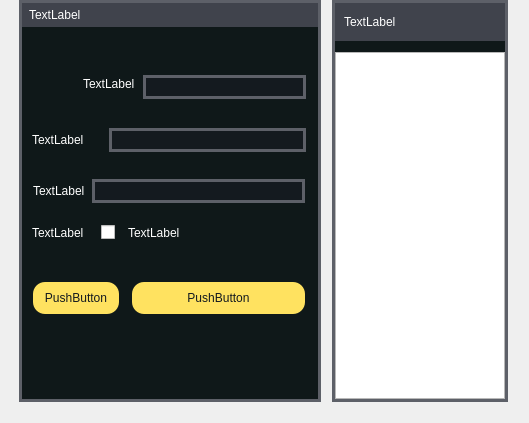
<?xml version="1.0" encoding="UTF-8"?>
<ui version="4.0">
 <class>WidgetSetting</class>
 <widget class="QWidget" name="WidgetSetting">
  <property name="geometry">
   <rect>
    <x>0</x>
    <y>0</y>
    <width>529</width>
    <height>423</height>
   </rect>
  </property>
  <property name="windowTitle">
   <string>Form</string>
  </property>
  <layout class="QHBoxLayout" name="horizontalLayout" stretch="34,550,20,319,39">
   <property name="spacing">
    <number>0</number>
   </property>
   <property name="leftMargin">
    <number>0</number>
   </property>
   <property name="topMargin">
    <number>0</number>
   </property>
   <property name="rightMargin">
    <number>0</number>
   </property>
   <property name="bottomMargin">
    <number>21</number>
   </property>
   <item>
    <spacer name="horizontalSpacer_7">
     <property name="orientation">
      <enum>Qt::Horizontal</enum>
     </property>
     <property name="sizeHint" stdset="0">
      <size>
       <width>40</width>
       <height>20</height>
      </size>
     </property>
    </spacer>
   </item>
   <item>
    <widget class="QWidget" name="widget_6" native="true">
     <property name="styleSheet">
      <string notr="true">#widget_6{background-color:rgb(15,24,25);border:3px solid #5d6068;}</string>
     </property>
     <layout class="QVBoxLayout" name="verticalLayout" stretch="32,500">
      <property name="spacing">
       <number>0</number>
      </property>
      <property name="leftMargin">
       <number>3</number>
      </property>
      <property name="topMargin">
       <number>3</number>
      </property>
      <property name="rightMargin">
       <number>3</number>
      </property>
      <property name="bottomMargin">
       <number>0</number>
      </property>
      <item>
       <widget class="QWidget" name="widget_3" native="true">
        <property name="styleSheet">
         <string notr="true">#widget_3{background-color: rgb(64, 67, 76);}</string>
        </property>
        <layout class="QHBoxLayout" name="horizontalLayout_2" stretch="15,37,494">
         <property name="spacing">
          <number>0</number>
         </property>
         <property name="leftMargin">
          <number>0</number>
         </property>
         <property name="topMargin">
          <number>0</number>
         </property>
         <property name="rightMargin">
          <number>0</number>
         </property>
         <property name="bottomMargin">
          <number>0</number>
         </property>
         <item>
          <spacer name="horizontalSpacer_10">
           <property name="orientation">
            <enum>Qt::Horizontal</enum>
           </property>
           <property name="sizeHint" stdset="0">
            <size>
             <width>40</width>
             <height>20</height>
            </size>
           </property>
          </spacer>
         </item>
         <item>
          <widget class="QLabel" name="label_set">
           <property name="styleSheet">
            <string notr="true">QLabel{background-color: rgb(255, 255, 255, 0);color: rgb(255, 255, 255);border:none;}

</string>
           </property>
           <property name="text">
            <string>TextLabel</string>
           </property>
          </widget>
         </item>
         <item>
          <spacer name="horizontalSpacer">
           <property name="orientation">
            <enum>Qt::Horizontal</enum>
           </property>
           <property name="sizeHint" stdset="0">
            <size>
             <width>324</width>
             <height>20</height>
            </size>
           </property>
          </spacer>
         </item>
        </layout>
       </widget>
      </item>
      <item>
       <widget class="QWidget" name="widget_4" native="true">
        <property name="styleSheet">
         <string notr="true">#widget_4{background-color: rgab(255, 255, 255, 0);}
</string>
        </property>
        <layout class="QVBoxLayout" name="verticalLayout_3" stretch="35,80,18,32,35,32,24,30,50,42,116">
         <property name="spacing">
          <number>0</number>
         </property>
         <property name="leftMargin">
          <number>0</number>
         </property>
         <property name="topMargin">
          <number>0</number>
         </property>
         <property name="rightMargin">
          <number>0</number>
         </property>
         <property name="bottomMargin">
          <number>0</number>
         </property>
         <item>
          <spacer name="verticalSpacer_2">
           <property name="orientation">
            <enum>Qt::Vertical</enum>
           </property>
           <property name="sizeHint" stdset="0">
            <size>
             <width>20</width>
             <height>40</height>
            </size>
           </property>
          </spacer>
         </item>
         <item>
          <layout class="QHBoxLayout" name="horizontalLayout_4" stretch="17,80,27,55,15,329,25">
           <property name="spacing">
            <number>0</number>
           </property>
           <property name="leftMargin">
            <number>0</number>
           </property>
           <property name="topMargin">
            <number>0</number>
           </property>
           <property name="rightMargin">
            <number>0</number>
           </property>
           <property name="bottomMargin">
            <number>0</number>
           </property>
           <item>
            <spacer name="horizontalSpacer_11">
             <property name="orientation">
              <enum>Qt::Horizontal</enum>
             </property>
             <property name="sizeHint" stdset="0">
              <size>
               <width>40</width>
               <height>20</height>
              </size>
             </property>
            </spacer>
           </item>
           <item>
            <widget class="QLabel" name="label_touxiang">
             <property name="styleSheet">
              <string notr="true">border-image: url(:/image/datouxiang_icon.png);</string>
             </property>
             <property name="text">
              <string/>
             </property>
            </widget>
           </item>
           <item>
            <spacer name="horizontalSpacer_12">
             <property name="orientation">
              <enum>Qt::Horizontal</enum>
             </property>
             <property name="sizeHint" stdset="0">
              <size>
               <width>40</width>
               <height>20</height>
              </size>
             </property>
            </spacer>
           </item>
           <item>
            <widget class="QLabel" name="label_id">
             <property name="styleSheet">
              <string notr="true">QLabel{background-color: rgb(255, 255, 255, 0);color: rgb(255, 255, 255);border:none;}

</string>
             </property>
             <property name="text">
              <string>TextLabel</string>
             </property>
            </widget>
           </item>
           <item>
            <spacer name="horizontalSpacer_13">
             <property name="orientation">
              <enum>Qt::Horizontal</enum>
             </property>
             <property name="sizeHint" stdset="0">
              <size>
               <width>40</width>
               <height>20</height>
              </size>
             </property>
            </spacer>
           </item>
           <item>
            <layout class="QVBoxLayout" name="verticalLayout_4" stretch="27,32,20">
             <property name="spacing">
              <number>0</number>
             </property>
             <property name="topMargin">
              <number>0</number>
             </property>
             <property name="bottomMargin">
              <number>0</number>
             </property>
             <item>
              <spacer name="verticalSpacer_7">
               <property name="orientation">
                <enum>Qt::Vertical</enum>
               </property>
               <property name="sizeHint" stdset="0">
                <size>
                 <width>20</width>
                 <height>40</height>
                </size>
               </property>
              </spacer>
             </item>
             <item>
              <widget class="QLineEdit" name="lineEdit_id">
               <property name="sizePolicy">
                <sizepolicy hsizetype="Preferred" vsizetype="Preferred">
                 <horstretch>0</horstretch>
                 <verstretch>0</verstretch>
                </sizepolicy>
               </property>
               <property name="styleSheet">
                <string notr="true">QLineEdit{background-color: rgb(20, 26, 31);color: rgb(255, 255, 255);border:3px solid #5d6068;padding-left:15px;}</string>
               </property>
              </widget>
             </item>
             <item>
              <spacer name="verticalSpacer_8">
               <property name="orientation">
                <enum>Qt::Vertical</enum>
               </property>
               <property name="sizeHint" stdset="0">
                <size>
                 <width>20</width>
                 <height>40</height>
                </size>
               </property>
              </spacer>
             </item>
            </layout>
           </item>
           <item>
            <spacer name="horizontalSpacer_14">
             <property name="orientation">
              <enum>Qt::Horizontal</enum>
             </property>
             <property name="sizeHint" stdset="0">
              <size>
               <width>40</width>
               <height>20</height>
              </size>
             </property>
            </spacer>
           </item>
          </layout>
         </item>
         <item>
          <spacer name="verticalSpacer_3">
           <property name="orientation">
            <enum>Qt::Vertical</enum>
           </property>
           <property name="sizeHint" stdset="0">
            <size>
             <width>20</width>
             <height>40</height>
            </size>
           </property>
          </spacer>
         </item>
         <item>
          <layout class="QHBoxLayout" name="horizontalLayout_5" stretch="20,53,51,400,25">
           <property name="spacing">
            <number>0</number>
           </property>
           <item>
            <spacer name="horizontalSpacer_15">
             <property name="orientation">
              <enum>Qt::Horizontal</enum>
             </property>
             <property name="sizeHint" stdset="0">
              <size>
               <width>40</width>
               <height>20</height>
              </size>
             </property>
            </spacer>
           </item>
           <item>
            <widget class="QLabel" name="label_ip">
             <property name="styleSheet">
              <string notr="true">QLabel{background-color: rgb(255, 255, 255, 0);color: rgb(255, 255, 255);border:none;}

</string>
             </property>
             <property name="text">
              <string>TextLabel</string>
             </property>
            </widget>
           </item>
           <item>
            <spacer name="horizontalSpacer_16">
             <property name="orientation">
              <enum>Qt::Horizontal</enum>
             </property>
             <property name="sizeHint" stdset="0">
              <size>
               <width>40</width>
               <height>20</height>
              </size>
             </property>
            </spacer>
           </item>
           <item>
            <widget class="QLineEdit" name="lineEdit_ip">
             <property name="sizePolicy">
              <sizepolicy hsizetype="Preferred" vsizetype="Preferred">
               <horstretch>0</horstretch>
               <verstretch>0</verstretch>
              </sizepolicy>
             </property>
             <property name="styleSheet">
              <string notr="true">QLineEdit{background-color: rgb(20, 26, 31);color: rgb(255, 255, 255);border:3px solid #5d6068;padding-left:15px;}</string>
             </property>
            </widget>
           </item>
           <item>
            <spacer name="horizontalSpacer_17">
             <property name="orientation">
              <enum>Qt::Horizontal</enum>
             </property>
             <property name="sizeHint" stdset="0">
              <size>
               <width>40</width>
               <height>20</height>
              </size>
             </property>
            </spacer>
           </item>
          </layout>
         </item>
         <item>
          <spacer name="verticalSpacer_4">
           <property name="orientation">
            <enum>Qt::Vertical</enum>
           </property>
           <property name="sizeHint" stdset="0">
            <size>
             <width>20</width>
             <height>40</height>
            </size>
           </property>
          </spacer>
         </item>
         <item>
          <layout class="QHBoxLayout" name="horizontalLayout_6" stretch="20,91,13,400,25">
           <property name="spacing">
            <number>0</number>
           </property>
           <item>
            <spacer name="horizontalSpacer_18">
             <property name="orientation">
              <enum>Qt::Horizontal</enum>
             </property>
             <property name="sizeHint" stdset="0">
              <size>
               <width>40</width>
               <height>20</height>
              </size>
             </property>
            </spacer>
           </item>
           <item>
            <widget class="QLabel" name="label_safeCode">
             <property name="styleSheet">
              <string notr="true">QLabel{background-color: rgb(255, 255, 255, 0);color: rgb(255, 255, 255);border:none;}

</string>
             </property>
             <property name="text">
              <string>TextLabel</string>
             </property>
            </widget>
           </item>
           <item>
            <spacer name="horizontalSpacer_19">
             <property name="orientation">
              <enum>Qt::Horizontal</enum>
             </property>
             <property name="sizeHint" stdset="0">
              <size>
               <width>40</width>
               <height>20</height>
              </size>
             </property>
            </spacer>
           </item>
           <item>
            <widget class="QLineEdit" name="lineEdit_safeCode">
             <property name="sizePolicy">
              <sizepolicy hsizetype="Preferred" vsizetype="Preferred">
               <horstretch>0</horstretch>
               <verstretch>0</verstretch>
              </sizepolicy>
             </property>
             <property name="styleSheet">
              <string notr="true">QLineEdit{background-color: rgb(20, 26, 31);color: rgb(255, 255, 255);border:3px solid #5d6068;padding-left:15px;}</string>
             </property>
             <property name="text">
              <string/>
             </property>
            </widget>
           </item>
           <item>
            <spacer name="horizontalSpacer_3">
             <property name="orientation">
              <enum>Qt::Horizontal</enum>
             </property>
             <property name="sizeHint" stdset="0">
              <size>
               <width>40</width>
               <height>20</height>
              </size>
             </property>
            </spacer>
           </item>
          </layout>
         </item>
         <item>
          <spacer name="verticalSpacer_5">
           <property name="orientation">
            <enum>Qt::Vertical</enum>
           </property>
           <property name="sizeHint" stdset="0">
            <size>
             <width>20</width>
             <height>40</height>
            </size>
           </property>
          </spacer>
         </item>
         <item>
          <layout class="QHBoxLayout" name="horizontalLayout_7" stretch="20,73,33,30,23,345,25">
           <property name="spacing">
            <number>0</number>
           </property>
           <item>
            <spacer name="horizontalSpacer_20">
             <property name="orientation">
              <enum>Qt::Horizontal</enum>
             </property>
             <property name="sizeHint" stdset="0">
              <size>
               <width>40</width>
               <height>20</height>
              </size>
             </property>
            </spacer>
           </item>
           <item>
            <widget class="QLabel" name="label_autoLogin">
             <property name="styleSheet">
              <string notr="true">QLabel{background-color: rgb(255, 255, 255, 0);color: rgb(255, 255, 255);border:none;}

</string>
             </property>
             <property name="text">
              <string>TextLabel</string>
             </property>
            </widget>
           </item>
           <item>
            <spacer name="horizontalSpacer_21">
             <property name="orientation">
              <enum>Qt::Horizontal</enum>
             </property>
             <property name="sizeHint" stdset="0">
              <size>
               <width>40</width>
               <height>20</height>
              </size>
             </property>
            </spacer>
           </item>
           <item>
            <widget class="QCheckBox" name="checkBox_2">
             <property name="styleSheet">
              <string notr="true">QCheckBox::indicator::unchecked { image: url(:/image/no_icon.png);}
QCheckBox::indicator::checked { image: url(:/image/yes_icon.png);}</string>
             </property>
             <property name="text">
              <string/>
             </property>
            </widget>
           </item>
           <item>
            <spacer name="horizontalSpacer_22">
             <property name="orientation">
              <enum>Qt::Horizontal</enum>
             </property>
             <property name="sizeHint" stdset="0">
              <size>
               <width>40</width>
               <height>20</height>
              </size>
             </property>
            </spacer>
           </item>
           <item>
            <widget class="QLabel" name="label_tip">
             <property name="styleSheet">
              <string notr="true">QLabel{background-color: rgb(255, 255, 255, 0);color: rgb(255, 255, 255);border:none;}

</string>
             </property>
             <property name="text">
              <string>TextLabel</string>
             </property>
            </widget>
           </item>
           <item>
            <spacer name="horizontalSpacer_4">
             <property name="orientation">
              <enum>Qt::Horizontal</enum>
             </property>
             <property name="sizeHint" stdset="0">
              <size>
               <width>40</width>
               <height>20</height>
              </size>
             </property>
            </spacer>
           </item>
          </layout>
         </item>
         <item>
          <spacer name="verticalSpacer_6">
           <property name="orientation">
            <enum>Qt::Vertical</enum>
           </property>
           <property name="sizeHint" stdset="0">
            <size>
             <width>20</width>
             <height>40</height>
            </size>
           </property>
          </spacer>
         </item>
         <item>
          <layout class="QHBoxLayout" name="horizontalLayout_8" stretch="20,159,25,320,25">
           <property name="spacing">
            <number>0</number>
           </property>
           <item>
            <spacer name="horizontalSpacer_5">
             <property name="orientation">
              <enum>Qt::Horizontal</enum>
             </property>
             <property name="sizeHint" stdset="0">
              <size>
               <width>40</width>
               <height>20</height>
              </size>
             </property>
            </spacer>
           </item>
           <item>
            <widget class="QPushButton" name="pushButton_qiehuan">
             <property name="sizePolicy">
              <sizepolicy hsizetype="Preferred" vsizetype="Preferred">
               <horstretch>0</horstretch>
               <verstretch>0</verstretch>
              </sizepolicy>
             </property>
             <property name="cursor">
              <cursorShape>PointingHandCursor</cursorShape>
             </property>
             <property name="styleSheet">
              <string notr="true">QPushButton{color: rgb(20, 26, 31);background-color: rgb(255, 226, 96);border-radius:12px;border:none;}</string>
             </property>
             <property name="text">
              <string>PushButton</string>
             </property>
            </widget>
           </item>
           <item>
            <spacer name="horizontalSpacer_23">
             <property name="orientation">
              <enum>Qt::Horizontal</enum>
             </property>
             <property name="sizeHint" stdset="0">
              <size>
               <width>40</width>
               <height>20</height>
              </size>
             </property>
            </spacer>
           </item>
           <item>
            <widget class="QPushButton" name="pushButton_edit">
             <property name="sizePolicy">
              <sizepolicy hsizetype="Preferred" vsizetype="Preferred">
               <horstretch>0</horstretch>
               <verstretch>0</verstretch>
              </sizepolicy>
             </property>
             <property name="cursor">
              <cursorShape>PointingHandCursor</cursorShape>
             </property>
             <property name="styleSheet">
              <string notr="true">QPushButton{color: rgb(20, 26, 31);background-color: rgb(255, 226, 96);border-radius:12px;border:none;}</string>
             </property>
             <property name="text">
              <string>PushButton</string>
             </property>
            </widget>
           </item>
           <item>
            <spacer name="horizontalSpacer_6">
             <property name="orientation">
              <enum>Qt::Horizontal</enum>
             </property>
             <property name="sizeHint" stdset="0">
              <size>
               <width>40</width>
               <height>20</height>
              </size>
             </property>
            </spacer>
           </item>
          </layout>
         </item>
         <item>
          <spacer name="verticalSpacer">
           <property name="orientation">
            <enum>Qt::Vertical</enum>
           </property>
           <property name="sizeHint" stdset="0">
            <size>
             <width>20</width>
             <height>40</height>
            </size>
           </property>
          </spacer>
         </item>
        </layout>
       </widget>
      </item>
     </layout>
    </widget>
   </item>
   <item>
    <spacer name="horizontalSpacer_9">
     <property name="orientation">
      <enum>Qt::Horizontal</enum>
     </property>
     <property name="sizeHint" stdset="0">
      <size>
       <width>40</width>
       <height>20</height>
      </size>
     </property>
    </spacer>
   </item>
   <item>
    <widget class="QWidget" name="widget_2" native="true">
     <property name="styleSheet">
      <string notr="true">#widget_2{background-color:rgb(15,24,25);border:3px solid #5d6068;}</string>
     </property>
     <layout class="QVBoxLayout" name="verticalLayout_2" stretch="32,16,483">
      <property name="spacing">
       <number>0</number>
      </property>
      <property name="leftMargin">
       <number>3</number>
      </property>
      <property name="topMargin">
       <number>3</number>
      </property>
      <property name="rightMargin">
       <number>3</number>
      </property>
      <property name="bottomMargin">
       <number>3</number>
      </property>
      <item>
       <widget class="QWidget" name="widget_5" native="true">
        <property name="styleSheet">
         <string notr="true">#widget_5{background-color: rgb(64, 67, 76);}</string>
        </property>
        <layout class="QHBoxLayout" name="horizontalLayout_3">
         <item>
          <widget class="QLabel" name="label_log">
           <property name="styleSheet">
            <string notr="true">QLabel{background-color: rgb(255, 255, 255, 0);color: rgb(255, 255, 255);border:none;}

</string>
           </property>
           <property name="text">
            <string>TextLabel</string>
           </property>
          </widget>
         </item>
         <item>
          <spacer name="horizontalSpacer_2">
           <property name="orientation">
            <enum>Qt::Horizontal</enum>
           </property>
           <property name="sizeHint" stdset="0">
            <size>
             <width>108</width>
             <height>20</height>
            </size>
           </property>
          </spacer>
         </item>
        </layout>
       </widget>
      </item>
      <item>
       <spacer name="verticalSpacer_9">
        <property name="orientation">
         <enum>Qt::Vertical</enum>
        </property>
        <property name="sizeHint" stdset="0">
         <size>
          <width>20</width>
          <height>40</height>
         </size>
        </property>
       </spacer>
      </item>
      <item>
       <widget class="QTableWidget" name="tableWidget"/>
      </item>
     </layout>
    </widget>
   </item>
   <item>
    <spacer name="horizontalSpacer_8">
     <property name="orientation">
      <enum>Qt::Horizontal</enum>
     </property>
     <property name="sizeHint" stdset="0">
      <size>
       <width>40</width>
       <height>20</height>
      </size>
     </property>
    </spacer>
   </item>
  </layout>
 </widget>
 <resources/>
 <connections/>
</ui>
